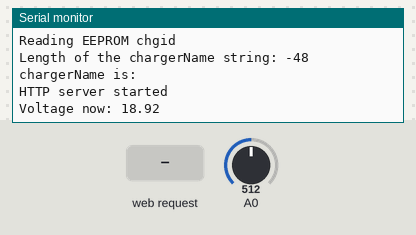
The sketch below on a simulated ESP8266 (NodeMCU). Shown: the last lines printed to the serial monitor. The test bench sets the inputs (shaded band); at power-on: A0 = 512. EEPROM starts erased.

Above: at 1.3 s.
1.4 s: HTTP request GET /name2 received
At 3.27 s:
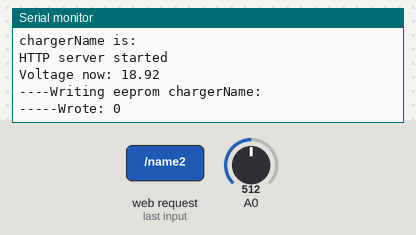
5.3 s: A0 set to 716
At 7.4 s:
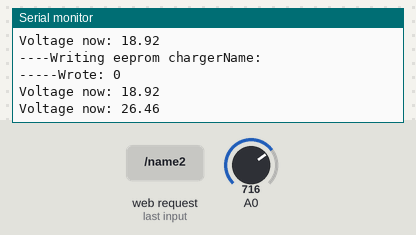
9.2 s: HTTP request GET /name2?chgid=1 received
At 9.47 s:
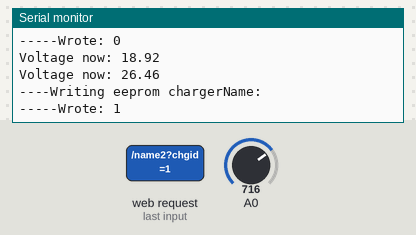
13.1 s: A0 set to 900
At 17.1 s:
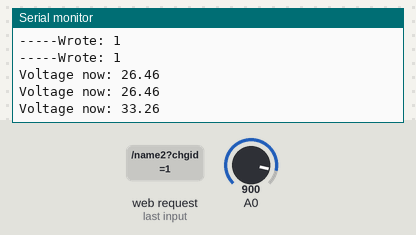
Timing chart, 0 to 18.0 s (numbered marks = the images above; inputs shaded):
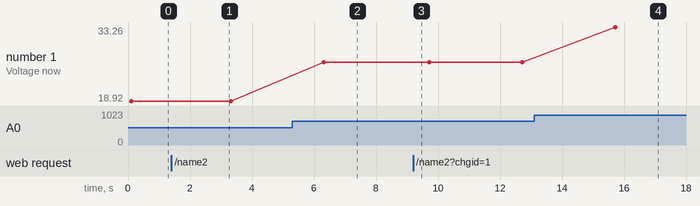

The sketch:

voltmeter_sender_170403b.ino
```cpp
/* ESP8266 battery monitor
Based on 192.168.1.188
Sets up as a Wireless Access Point
Sets the Name of the charger in EEPROM
*/
#include <ESP8266WiFi.h>
#include <ESP8266WebServer.h>
#include <EEPROM.h>
String softwareVersion = "v1.70403ap";
const char* AP_NameString = "Voltmeter4321";
const char* AP_Pass = "volts0000"; //PWD - Sets up as its own Access Point
String chargerName = ""; //Name of charger for logging
float chargerTime = 30 * 60000; // 10 * 60000 is 10 minutes
float vPow = 3.44; //Why not 3.3 ? Adjusted to match DMM
float r1 = 100000;
float r2 = 10000;
float v2 = 0;
IPAddress    apIP(192, 168, 4, 1);
//Display elements
String l0 = "<html><head><style>h2{font-size:80px;font-weight:bold;}h3,label{font-size:35px;}input,select,button{font-size:25px;}a:link{text-decoration: none;}</style>";
String l1 = "<meta name='apple-mobile-web-app-capable' content='yes' /><meta name='apple-mobile-web-app-status-bar-style' content='black-translucent' />";
String l2 = "<meta http-equiv='refresh' content=\"5;URL='/'\" /></head> ";
String l3 = "<body><hr><hr><center><h2>Voltmeter</h2>";
String l3a = "<body><hr><hr><center><h3> Voltmeter - adjusting settings</h3>";
String l4 = "<h3>"+softwareVersion+"</h3><hr><hr>";
String l5 = "<h2>" + String(v2) +" volts</h2>";
String l8 = "<h3><a href='/name'><button>Name</button></a></h3>";
String l9 = "<h3><a href='/'><button>Cancel</button>";
String form1 ="";
String form3 = "";
String tail = "<hr><hr><h3><center>Footer text</center></h3></center>";
String disp = "";
// HTTP server will listen at port 80
ESP8266WebServer server(80);

void handle_root(){ //Webpage view for browsers or phones connected to this AP
 // get the value of request argument "trigger" and convert it to float
 float v = (analogRead(0) * vPow) / 1024.0;
 float v2 = v / (r2 / (r1 + r2));
 if (v2 < 0.25){  //Discard errant readings
    v2 = 0;
  }
  String l3 = "<body><hr><hr><center><h2>" + chargerName + " Voltmeter</h2>";
  String l4 = "<h3>"+softwareVersion+"</h3><hr><hr>";
 l5 = "<h2>" + String(v2) +" volts</h2>";

disp = l0 + l1 + l2 + l3 + l4 + l5 + l8 + tail;
server.send(200, "text/html", disp);
}
void handle_volts(){  //Shortform display for the OLED monitor (volts only)
  float v = (analogRead(0) * vPow) / 1024.0;
  float v2 = v / (r2 / (r1 + r2));
 l5 = String(v2);
 disp = l5;
  server.send(200, "text/html", disp);
  }

void handle_name(){  //Can change the name of the Voltmeter in webpage views
form1 = "<h3><form action='/name2'><label>Set charger name (" + chargerName + "): </label><input name='chgid' maxlength='9'>";
form3 ="<input type='submit' value='Set'></form></h3>";
 disp = l0 + l1 + l3a + l4 +form1 +form3 +l9 +tail;
  server.send(200, "text/html", disp);
  }

void handle_name2(){  //Save the new name into EEPROM
String chgid = server.arg("chgid");
 int charLength=chgid.length();
  chargerName=chgid;
  chgid = chgid.length() + chgid;
  Serial.println("----Writing eeprom chargerName:");
          for (int i = 0; i < chgid.length(); ++i)
            {
              EEPROM.write(i, chgid[i]);
              Serial.print("-----Wrote: ");
              Serial.println(chgid[i]);
            delay(200);
            }
            EEPROM.commit();
  String  disp = l0 + l1 + l2 + l3a + tail;
 server.send(200, "text/html", disp);
}


void setup() {
  Serial.begin(115200);
  //////
WiFi.mode(WIFI_AP_STA);
  WiFi.softAPConfig(apIP, apIP, IPAddress(255, 255, 255, 0));   // subnet FF FF FF 00
  WiFi.softAP(AP_NameString, AP_Pass);
  ///
  //setupWiFi();
  server.begin();
  Serial.println("");
  Serial.begin(115200);
  Serial.println("");
  Serial.print("Connected to ");
  Serial.print("IP address: ");
  Serial.println(apIP);
  float vdd = ESP.getVcc() / 1000.0;

   Serial.println("Server started");
   Serial.println("Version: "+softwareVersion);

   Serial.println("--------------------");
   Serial.println("DC VOLTMETER");
   Serial.print("Maximum Voltage: ");
   Serial.print((int)(vPow / (r2 / (r1 + r2))));
   Serial.println("V");
   Serial.println("--------------------");
   Serial.println("");
  delay(100);
  // Read the chargerName from EEPROM
  EEPROM.begin(512);
  Serial.println("Reading EEPROM chgid");
  String chgid;
  char chglen = char(EEPROM.read(0));
  int chglen1 = int(chglen-47);
  Serial.print("Length of the chargerName string: "); //Includes leading integer (length of the text string)
  Serial.println(chglen1);
      for (int i = 1; i < chglen1; ++i)
      { chgid += char(EEPROM.read(i)); }
  Serial.print("chargerName is: "); //Got the name
  Serial.println(chgid);
  chargerName = chgid;
  // And as regular external function:
  server.on("/", handle_root);
    server.on("/volts", handle_volts);
  server.on("/name", handle_name);
  server.on("/name2", handle_name2);
  // Start the server
  server.begin();
  Serial.println("HTTP server started");
}

void loop(void) {
 float v = (analogRead(0) * vPow) / 1024.0;
 float v2 = v / (r2 / (r1 + r2));
 checkvolts(v2);
  //Get the relay status  optional charger relay control goes here

  // check for incomming client connections frequently in the main loop:
  server.handleClient();
}

int checkvolts(float v2)  {

    Serial.print("Voltage now: ");
    Serial.println(v2);

    delay(3000);
   }
```

Measured:
- after the input at 1.4 s, the serial monitor: prints a new line after 1.7 s (image 1)
- after the input at 5.3 s, the serial monitor: prints a new line after 1.0 s (image 2)
- after the input at 9.2 s, the serial monitor: prints a new line after 0.12 s (image 3)
- after the input at 13.1 s, the serial monitor: prints a new line after 2.6 s (image 4)
- plotted number 1: 18.92 → 26.46 after the input at 5.3 s, 26.46 → 33.26 after the input at 13.1 s
